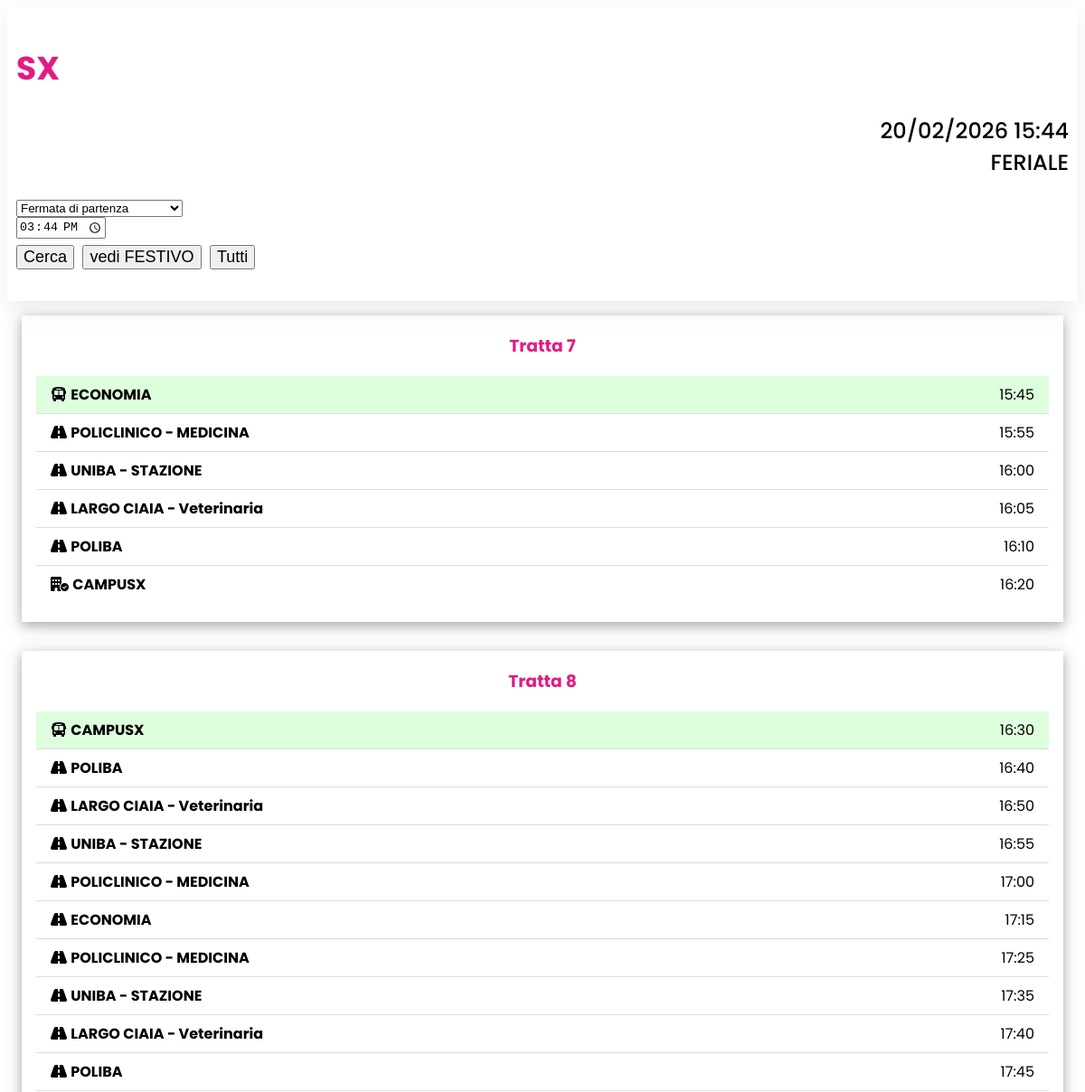
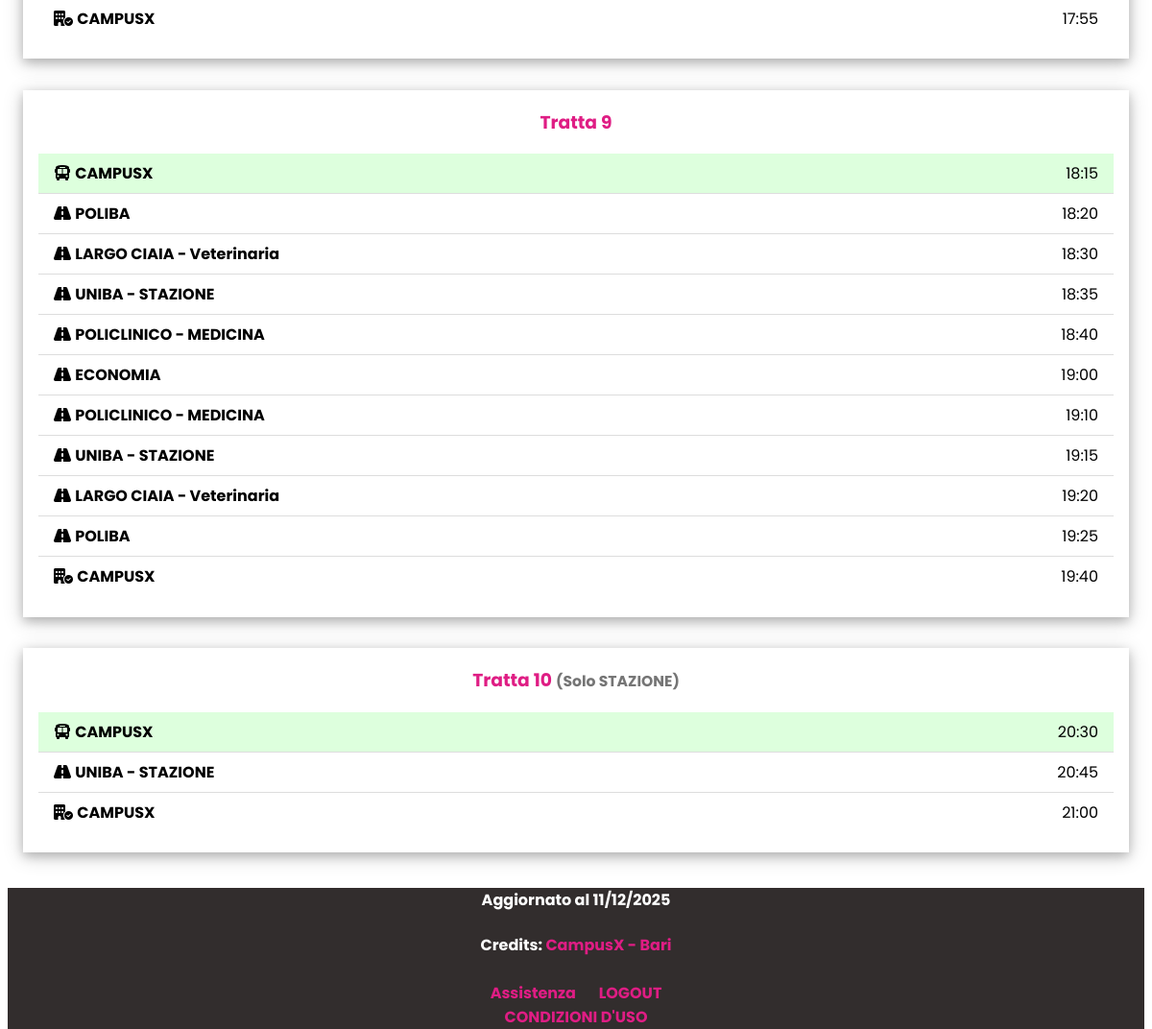
The page /home.php (signed in) on the database its author committed (2 pictures, top to bottom).
### tables this page shows
CREATE TABLE IF NOT EXISTS `orari` (
  `id` int NOT NULL AUTO_INCREMENT,
  `orario` time DEFAULT NULL,
  `tipoGiorno` tinyint(1) NOT NULL DEFAULT '1',
  `tratta` int UNSIGNED NOT NULL,
  `idLuogo` varchar(3) NOT NULL DEFAULT 'stz',
  PRIMARY KEY (`id`),
  UNIQUE KEY `orario` (`orario`,`tipoGiorno`),
  KEY `idLuogo` (`idLuogo`),
  KEY `tipoGiorno` (`tipoGiorno`,`tratta`),
  KEY `fk_orari_tratte` (`tratta`,`tipoGiorno`)
);

CREATE TABLE IF NOT EXISTS `luogo` (
  `id` varchar(3) NOT NULL,
  `denominazione` text NOT NULL,
  PRIMARY KEY (`id`)
);

CREATE TABLE IF NOT EXISTS `tratte` (
  `numero` int UNSIGNED NOT NULL,
  `tipo` tinyint(1) NOT NULL DEFAULT '1',
  `note` text,
  PRIMARY KEY (`numero`,`tipo`)
);

### home.php (the view, shortened to what this page needs)
<?php
include_once 'header.php';
$showAll = isset($_GET['show']) && $_GET['show'] === 'all';
$tipoGiorno = isset($_GET['fest']) ? (int)$_GET['fest'] : (date('N') < 6 ? 0 : 1);
$ora = date('H:i:s');
$query = "
    SELECT O.orario, O.tratta, O.idLuogo, L.denominazione, T.note
    FROM orari O
    JOIN luogo L ON L.id = O.idLuogo
    JOIN tratte T ON T.numero = O.tratta AND T.tipo = O.tipoGiorno
    WHERE O.tipoGiorno = $tipoGiorno
";
if (!$showAll) {
    $query .= " AND O.orario >= '$ora'";
}
$query .= " ORDER BY O.tratta, O.orario";
$result = $sxConn->query($query);
$currentTratta = null;
$fermate = [];
while($row = $result->fetch_assoc()) {
    if($currentTratta !== $row['tratta']) {
        if($currentTratta !== null && count($fermate) > 1) {
            echo '<div class="w3-container">';
            echo '  <div class="w3-panel w3-card-4">';
            echo "    <h3 class='w3-center c-primary'>Tratta $currentTratta";
            echo "</h3>";
            echo "    <ul class='w3-ul'>";
            foreach ($fermate as $i => $f) {
                $orarioFmt = substr($f['orario'], 0, 5);
                $classeExtra = '';
                $icona = "<i class='fa-solid fa-road'></i> ";
                if ($i == 0) {
                    $classeExtra = ' w3-pale-green';
                    $icona = "<i class='fa-solid fa-bus'></i> ";
                } elseif ($i == count($fermate) - 1) {
                    $classeExtra = '';
                    $icona = "<i class='fa-solid fa-building-circle-check'></i> ";
                }
                echo "<li class='$classeExtra' data-luogo='{$f['idLuogo']}' data-orario='{$f['orario']}'>
                        $icona <b>{$f['denominazione']}</b>
                        <span class='w3-right'>{$orarioFmt}</span>
                      </li>";
            }
            echo "    </ul>";
            echo "  </div>";
            echo "</div>";
        }
        $currentTratta = $row['tratta'];
        $noteTratta = $row['note'];
        $fermate = [];
    }
    $fermate[] = $row;
}
if($currentTratta !== null && count($fermate) > 1) {
    echo '<div class="w3-container">';
    echo '  <div class="w3-panel w3-card-4">';
    echo "    <h3 class='w3-center c-primary'>Tratta $currentTratta";
    if (!empty($noteTratta)) {
        echo " <small class='w3-text-grey'>($noteTratta)</small>";
    }
    echo "</h3>";
    echo "    <ul class='w3-ul'>";
    foreach ($fermate as $i => $f) {
        $orarioFmt = substr($f['orario'], 0, 5);
        $classeExtra = '';
        $icona = "<i class='fa-solid fa-road'></i> ";
        if ($i == 0) {
            $classeExtra = ' w3-pale-green';
            $icona = "<i class='fa-solid fa-bus'></i> ";
        } elseif ($i == count($fermate) - 1) {
            $classeExtra = '';
            $icona = "<i class='fa-solid fa-building-circle-check'></i> ";
        }
        echo "<li class='$classeExtra' data-luogo='{$f['idLuogo']}' data-orario='{$f['orario']}'>
                $icona <b>{$f['denominazione']}</b>
                <span class='w3-right'>{$orarioFmt}</span>
              </li>";
    }
    echo "    </ul>";
    echo "</div></div>";
}
include_once 'footer.php';
?>

### styles/w3.css (style rules this page uses)
.w3-ul { list-style-type: none; padding: 0; margin: 0 }
.w3-ul li { padding: 8px 16px; border-bottom: 1px solid #ddd }
.w3-ul li:last-child { border-bottom: none }
.w3-main, { transition: margin-left .4s }
.w3-container:after, .w3-container:before, .w3-panel:after, .w3-panel:before, .w3-row:after, .w3-row:before, .w3-row-padding:after, .w3-row-padding:before, .w3-cell-row:before, .w3-cell-row:after, .w3-clear:after, .w3-clear:before, .w3-bar:before, .w3-bar:after { content: ""; display: table; clear: both }
.w3-container, .w3-panel { padding: 0.01em 16px }
.w3-panel { margin-top: 16px; margin-bottom: 16px }
.w3-card-4, .w3-hover-shadow:hover { box-shadow: 0 4px 10px 0 rgba(0, 0, 0, 0.2), 0 4px 20px 0 rgba(0, 0, 0, 0.19) }
.w3-center { text-align: center !important }
.w3-right { float: right !important }
.w3-pale-green, .w3-hover-pale-green:hover { color: #000 !important; background-color: #ddffdd !important }
.w3-text-grey, .w3-hover-text-grey:hover, .w3-text-gray, .w3-hover-text-gray:hover { color: #757575 !important }

### styles/general.css (style rules this page uses)
:root { --primary-color: rgb(223, 29, 132); --footer-color: rgb(52, 52, 52); }
html, body { height: 100%; }
body { word-wrap: break-word; overflow-wrap: break-word; white-space: normal; }
.c-primary { color: var(--primary-color) !important; }

### rows shown on the page
orari: tratta "8", idLuogo.denominazione "CAMPUSX", orario "16:30"
orari: tratta "7", idLuogo.denominazione "ECONOMIA", orario "15:45"
orari: idLuogo.denominazione "POLICLINICO - MEDICINA", orario "15:55"
orari: idLuogo.denominazione "UNIBA - STAZIONE", orario "16:00"
orari: idLuogo.denominazione "LARGO CIAIA - Veterinaria", orario "16:05"
orari: idLuogo.denominazione "POLIBA", orario "16:10"
orari: idLuogo.denominazione "CAMPUSX", orario "16:20"
orari: tratta "9", idLuogo.denominazione "CAMPUSX", orario "18:15"
orari: idLuogo.denominazione "POLIBA", orario "16:40"
orari: idLuogo.denominazione "LARGO CIAIA - Veterinaria", orario "16:50"
orari: idLuogo.denominazione "UNIBA - STAZIONE", orario "16:55"
orari: idLuogo.denominazione "POLICLINICO - MEDICINA", orario "17:00"
orari: idLuogo.denominazione "ECONOMIA", orario "17:15"
orari: idLuogo.denominazione "POLICLINICO - MEDICINA", orario "17:25"
orari: idLuogo.denominazione "UNIBA - STAZIONE", orario "17:35"
orari: idLuogo.denominazione "LARGO CIAIA - Veterinaria", orario "17:40"
orari: idLuogo.denominazione "POLIBA", orario "17:45"
orari: idLuogo.denominazione "CAMPUSX", orario "17:55"
orari: tratta "10", idLuogo.denominazione "CAMPUSX", orario "20:30"
orari: idLuogo.denominazione "POLIBA", orario "18:20"
orari: idLuogo.denominazione "LARGO CIAIA - Veterinaria", orario "18:30"
orari: idLuogo.denominazione "UNIBA - STAZIONE", orario "18:35"
orari: idLuogo.denominazione "POLICLINICO - MEDICINA", orario "18:40"
orari: idLuogo.denominazione "ECONOMIA", orario "19:00"
orari: idLuogo.denominazione "POLICLINICO - MEDICINA", orario "19:10"
orari: idLuogo.denominazione "UNIBA - STAZIONE", orario "19:15"
orari: idLuogo.denominazione "LARGO CIAIA - Veterinaria", orario "19:20"
orari: idLuogo.denominazione "POLIBA", orario "19:25"
orari: idLuogo.denominazione "CAMPUSX", orario "19:40"
tratte: note "Solo STAZIONE"
orari: idLuogo.denominazione "UNIBA - STAZIONE", orario "20:45"
orari: idLuogo.denominazione "CAMPUSX", orario "21:00"

### other values the page prints
$ultimaModificaDB "11/12/2025"
